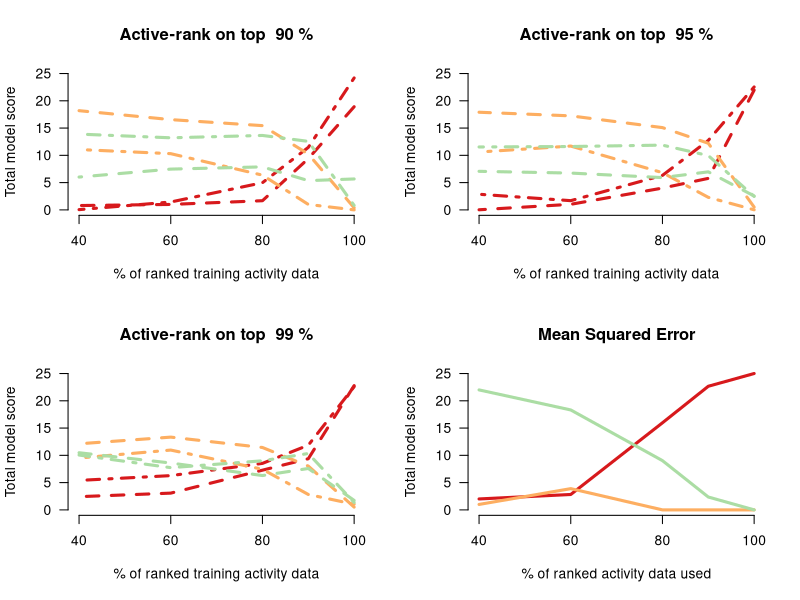

Write the R code that produced this figure.
# With DL, uncomment next line
# res = read.csv('models_final_dl/loss_summary.csv')
# models = c('dl_l','rf','ridge','svr')
# model_names=c('Deep Learning','Random Forests','Ridge Regression','Support Vector Machines')
# pdf('figures_dl/Overall_Results.pdf')

# No DL:
res = read.csv('models_final/loss_summary.csv')
models = c('rf','ridge','svr')
model_names=c('Deep Learning','Random Forests','Ridge Regression','Support Vector Machines')
pdf('figures/Overall_Results.pdf')


library(RColorBrewer)
cols = brewer.pal(n = 4, name = 'Spectral')

frac_fits = as.character(c(1,0.9,0.8,0.6,0.4))
losses = c('mse','min','avg')
## Just going to plot with gamma == 0.99
gammas = as.character(c(90,95,99))
names(cols) = models
ys = array(dim = length(frac_fits))
names(ys) = frac_fits
up_ys = c(25,25,25); names(up_ys)=gammas
line_types = c(2,4)

par(mfrow=c(2,2),bty='n',las=1)
for(g in gammas){
  plot(NA,NA,xlim=c(0.4,1), ylim=c(0,up_ys[g]), main=paste('Active-rank on top ',g, '%'),
       xlab='% of ranked training activity data',ylab='Total model score',xaxt='n')
  axis(1,at=c(0.4,.6,.8,1), labels = 100*c(0.4,.6,.8,1))
  for (m in models){
    c = 1
    for(l in losses){
      if(l != 'mse'){
        for(f in frac_fits){
          ind = intersect(intersect(grep(l, res$losses), grep(g, res$losses)), grep(f, res$losses))
          ys[f] = res[ind,m]
        }
        lines(frac_fits, ys, lty=line_types[c], col=cols[m],lwd=3)
        c = c+1
      }
      
    }
    #}
  }
}

l='mse'
plot(NA,NA,xlim=c(0.4,1), ylim=c(0,25), main='Mean Squared Error',
     xlab='% of ranked activity data used',ylab='Total model score',xaxt='n')
axis(1,at=c(0.4,.6,.8,1), labels = 100*c(0.4,.6,.8,1))
for (m in models){
  for(f in frac_fits){
    ind = intersect(grep(l, res$losses), grep(f, res$losses))
    ys[f] = res[ind,m]
  }
  lines((frac_fits), ys, lty=1, col=cols[m],lwd=3)
  
}
dev.off()
#legend('topright',col=cols,legend = model_names,lwd=3,
#       cex=1,bty='n')
